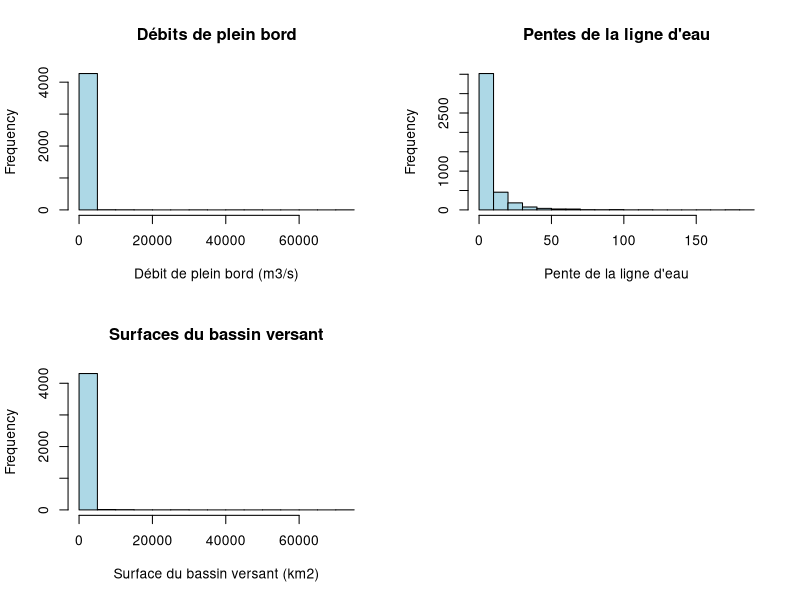
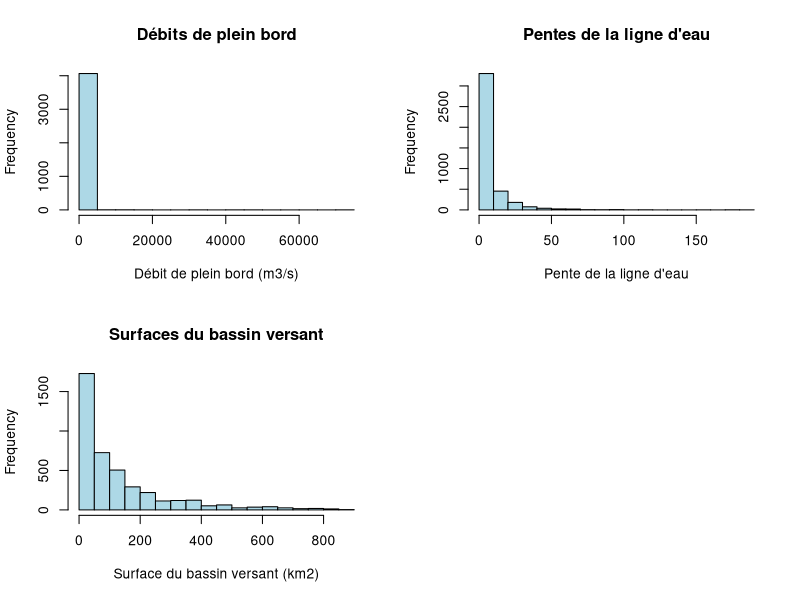
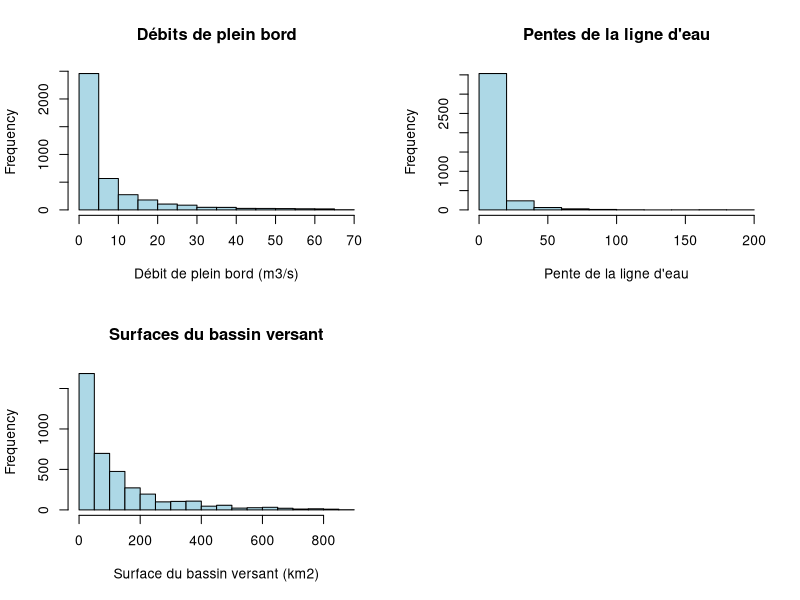
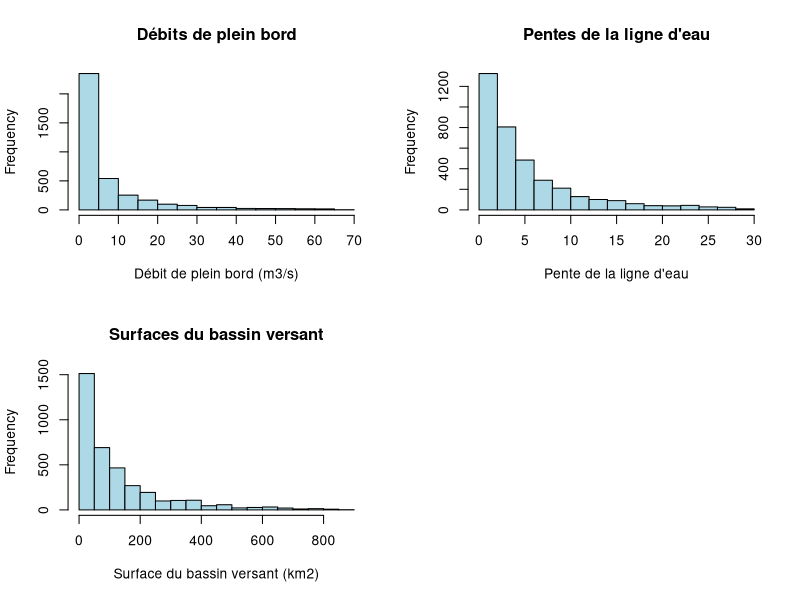
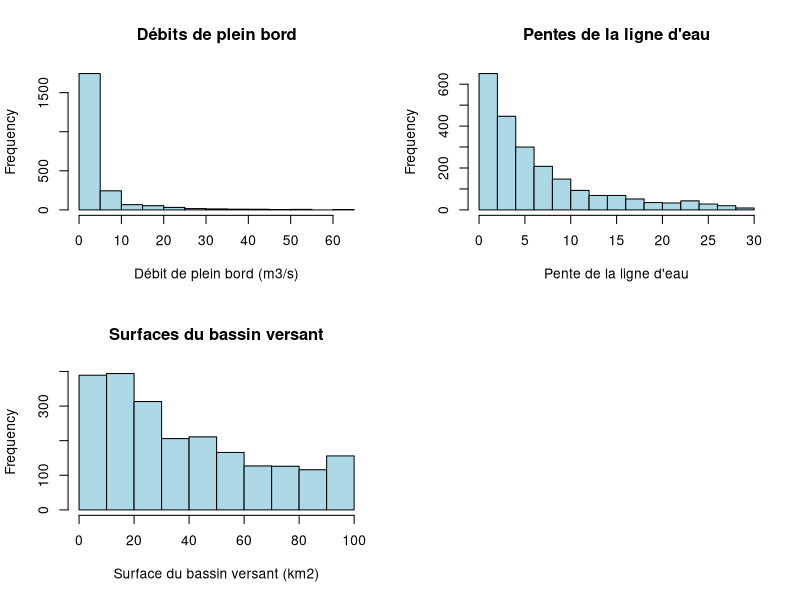
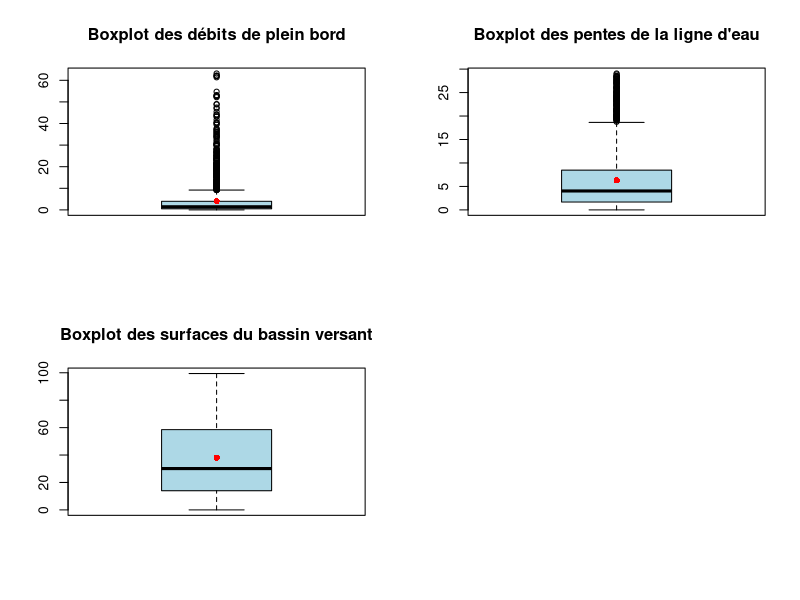
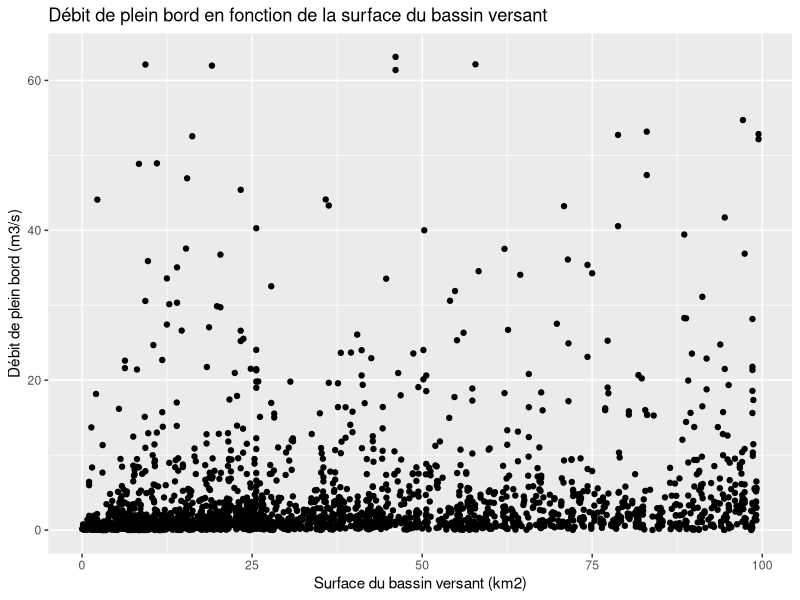
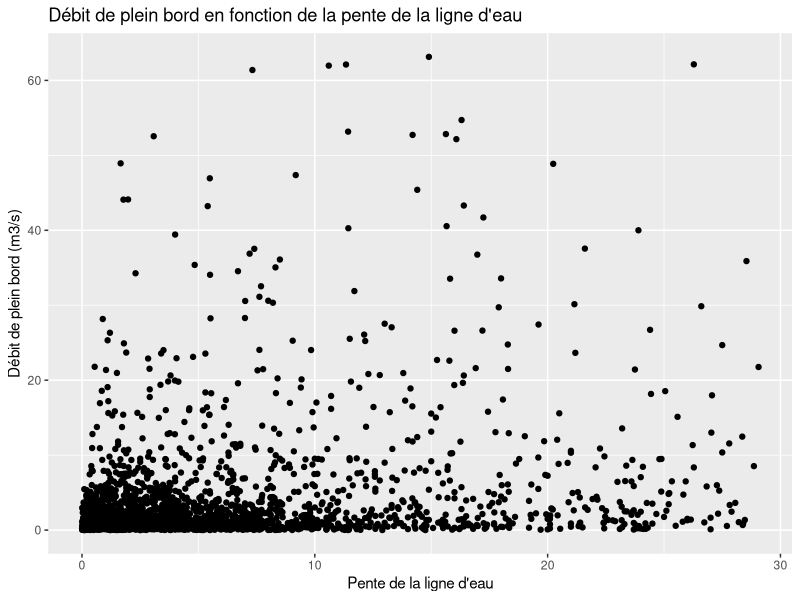

Recreate these plots in R, in order.
## ---- chunk 1
knitr::opts_chunk$set(echo = TRUE)
## ---- chunk 2
library(ggplot2)
library(dplyr)
library(tidyr)
## ---- chunk 3
getwd()
carhyce_brute <- read.csv("data/Operations_CARHYCE_2024-06-25.csv", sep=";",dec=",",header=TRUE, encoding = "utf-8")
carhyce_brute
## ---- chunk 4
names(carhyce_brute) #noms des variables
class(carhyce_brute) #nature du tableau, dans ce cas c'est un data.frame
dim(carhyce_brute)   #dimension du jeu de donnees
str(carhyce_brute)   #nature des variables
## ---- chunk 5
carhyce <- carhyce_brute %>% 
  # modification des noms des colonnes (en minuscule, remplacement des points par des underscores, remplacement des accents)
  rename_all(tolower) %>%
  rename_all(~gsub("\\.", "_", .)) %>% 
  rename_all(~gsub("é", "e", .)) %>%
  rename_all(~gsub("è", "e", .)) %>% 
  # dans les noms de colonnes suppression underscore en double/triple
  rename_all(~gsub("___", "_", .)) %>% 
  rename_all(~gsub("__", "_", .)) %>% 
  # dans les noms de colonnes suppression des underscores en début et fin de nom
  rename_all(~gsub("^_", "", .)) %>% 
  rename_all(~gsub("_$", "", .)) %>% 
  # Sélection des colonnes à conserver
  select(identifiant_operation, code_station, localisation_station_de_mesure, date_realisation, cours_d_eau, debit_mesure_m3_s, largeur_plein_bord_evaluee_m, largeur_mouillee_evaluee_m, pente_ligne_d_eau, continuite_ripisylve_rive_gauche, continuite_ripisylve_rive_droite, d16_mm, d50_mm, d84_mm, surface_mouillee_q1_m2, largeur_mouillee_q1_m, profondeur_maximum_qb_m, profondeur_moyenne_qb_m, rayon_hydraulique_qb, rapport_largeur_profondeur_qb, force_tractrice_qb_n_m2, debit_plein_bord_m3_s, vitesse_moyenne_qb_m_s, ligne_energie_qb_m, nombre_de_froude_qb, puissance_specifique_qb_w_m2, nombre_de_mouille, score_ripisylve, x_fines, x_graviers_cailloux, x_blocs_rochers, surface_bv_km2, coefficient_de_sinuosite)
## ---- chunk 6
print("Débit de plein bord")
summary(carhyce$debit_plein_bord_m3_s)
print("Pente de la ligne d'eau")
summary(carhyce$pente_ligne_d_eau)
print("Surface du bassin versant")
summary(carhyce$surface_bv_km2)
## ---- chunk 7
par(mfrow = c(2, 2))  # 2 rows and 2 column

hist(carhyce$debit_plein_bord_m3_s, main = "Débits de plein bord", xlab = "Débit de plein bord (m3/s)", col = "lightblue")
hist(carhyce$pente_ligne_d_eau, main = "Pentes de la ligne d'eau", xlab = "Pente de la ligne d'eau", col = "lightblue")
hist(carhyce$surface_bv_km2, main = "Surfaces du bassin versant", xlab = "Surface du bassin versant (km2)", col = "lightblue")
## ---- chunk 8
print("Ecart type")
sd(carhyce$surface_bv_km2, na.rm = TRUE)
print("99 percentile")
quantile(carhyce$surface_bv_km2, 0.95, na.rm = TRUE)
## ---- chunk 9
carhyce_bv <- carhyce %>% filter(surface_bv_km2 < quantile(carhyce$surface_bv_km2, 0.95, na.rm = TRUE))
## ---- chunk 10
par(mfrow = c(2, 2))  # 2 rows and 2 column

hist(carhyce_bv$debit_plein_bord_m3_s, main = "Débits de plein bord", xlab = "Débit de plein bord (m3/s)", col = "lightblue")
hist(carhyce_bv$pente_ligne_d_eau, main = "Pentes de la ligne d'eau", xlab = "Pente de la ligne d'eau", col = "lightblue")
hist(carhyce_bv$surface_bv_km2, main = "Surfaces du bassin versant", xlab = "Surface du bassin versant (km2)", col = "lightblue")
## ---- chunk 11
carhyce_bv %>% 
  filter(debit_plein_bord_m3_s > 1000) %>% 
  select(debit_plein_bord_m3_s, surface_bv_km2, profondeur_maximum_qb_m, largeur_plein_bord_evaluee_m) %>% 
  # tri des vavleurs de débit de plein bord
  arrange(surface_bv_km2)
## ---- chunk 12
print("Ecart type")
sd(carhyce_bv$debit_plein_bord_m3_s, na.rm = TRUE)
print("99 percentile")
quantile(carhyce_bv$debit_plein_bord_m3_s, 0.99, na.rm = TRUE)
## ---- chunk 13
carhyce_bv_q <- carhyce_bv %>% filter(debit_plein_bord_m3_s < quantile(carhyce_bv$debit_plein_bord_m3_s, 0.95, na.rm = TRUE))
## ---- chunk 14
par(mfrow = c(2, 2))  # 2 rows and 2 column

hist(carhyce_bv_q$debit_plein_bord_m3_s, main = "Débits de plein bord", xlab = "Débit de plein bord (m3/s)", col = "lightblue")
hist(carhyce_bv_q$pente_ligne_d_eau, main = "Pentes de la ligne d'eau", xlab = "Pente de la ligne d'eau", col = "lightblue")
hist(carhyce_bv_q$surface_bv_km2, main = "Surfaces du bassin versant", xlab = "Surface du bassin versant (km2)", col = "lightblue")
## ---- chunk 15
carhyce_bv_q_p <- carhyce_bv_q %>% filter(pente_ligne_d_eau < quantile(carhyce_bv_q$pente_ligne_d_eau, 0.95, na.rm = TRUE))
## ---- chunk 16
par(mfrow = c(2, 2))  # 2 rows and 2 column

hist(carhyce_bv_q_p$debit_plein_bord_m3_s, main = "Débits de plein bord", xlab = "Débit de plein bord (m3/s)", col = "lightblue")
hist(carhyce_bv_q_p$pente_ligne_d_eau, main = "Pentes de la ligne d'eau", xlab = "Pente de la ligne d'eau", col = "lightblue")
hist(carhyce_bv_q_p$surface_bv_km2, main = "Surfaces du bassin versant", xlab = "Surface du bassin versant (km2)", col = "lightblue")
## ---- chunk 17
carhyce_bv100_q_p_s <- carhyce_bv_q_p %>% filter(surface_bv_km2 < 100)
## ---- chunk 18
par(mfrow = c(2, 2))  # 2 rows and 2 column

hist(carhyce_bv100_q_p_s$debit_plein_bord_m3_s, main = "Débits de plein bord", xlab = "Débit de plein bord (m3/s)", col = "lightblue")
hist(carhyce_bv100_q_p_s$pente_ligne_d_eau, main = "Pentes de la ligne d'eau", xlab = "Pente de la ligne d'eau", col = "lightblue")
hist(carhyce_bv100_q_p_s$surface_bv_km2, main = "Surfaces du bassin versant", xlab = "Surface du bassin versant (km2)", col = "lightblue")
## ---- chunk 19
par(mfrow=c(2,2))

boxplot(carhyce_bv100_q_p_s$debit_plein_bord_m3_s, main = "Boxplot des débits de plein bord", col = "lightblue")
points(1,mean(carhyce_bv100_q_p_s$debit_plein_bord_m3_s,na.rm=T),pch=16,col="red")
boxplot(carhyce_bv100_q_p_s$pente_ligne_d_eau, main = "Boxplot des pentes de la ligne d'eau", col = "lightblue")
points(1,mean(carhyce_bv100_q_p_s$pente_ligne_d_eau,na.rm=T),pch=16,col="red")
boxplot(carhyce_bv100_q_p_s$surface_bv_km2, main = "Boxplot des surfaces du bassin versant", col = "lightblue")
points(1,mean(carhyce_bv100_q_p_s$surface_bv_km2,na.rm=T),pch=16,col="red")
## ---- chunk 20
ggplot(carhyce_bv100_q_p_s, aes(x = surface_bv_km2, y = debit_plein_bord_m3_s)) +
  geom_point() +
  labs(title = "Débit de plein bord en fonction de la surface du bassin versant",
       x = "Surface du bassin versant (km2)",
       y = "Débit de plein bord (m3/s)")
## ---- chunk 21
ggplot(carhyce_bv100_q_p_s, aes(x = pente_ligne_d_eau, y = debit_plein_bord_m3_s)) +
  geom_point() +
  labs(title = "Débit de plein bord en fonction de la pente de la ligne d'eau",
       x = "Pente de la ligne d'eau",
       y = "Débit de plein bord (m3/s)")
## ---- chunk 22
ggplot(carhyce_bv100_q_p_s, aes(x = surface_bv_km2, y = pente_ligne_d_eau)) +
  geom_point() +
  labs(title = "Pente de la ligne d'eau en fonction de la surface du bassin versant",
       x = "Surface du bassin versant (km2)",
       y = "Pente de la ligne d'eau")
## ---- chunk 23

## ---- chunk 24
carhyce_bv100_q_p_s <- carhyce_bv_q_p %>% filter(d50_mm < 1000)

ggplot(carhyce_bv100_q_p_s, aes(x = ligne_energie_qb_m, y = pente_ligne_d_eau)) +
  geom_point() +
  labs(title = "Pente de la ligne d'eau en fonction de la surface du bassin versant",
       x = "Surface du bassin versant (km2)",
       y = "Pente de la ligne d'eau")
## ---- chunk 25
names(carhyce_bv100_q_p_s)
## ---- chunk 26
pairs(carhyce_bv100_q_p_s[,c(7,8,9,15,16,17,18)])
## ---- chunk 27
# pairs pour les variables quantitatives
pairs(carhyce_bv100_q_p_s[,c(7,9,12,13,14,15,21,22,26,32)])
## ---- chunk 28
corrplot::corrplot(cor(carhyce_bv100_q_p_s[,c(7,8,9,15,16,17,18)], use="pairwise.complete.obs"), method = "circle", type = "full")
## ---- chunk 29
corrplot::corrplot(cor(carhyce_bv100_q_p_s[,c(7,9,12,13,14,15,21,22,26,32)], use="pairwise.complete.obs"), method = "circle", type = "full")
